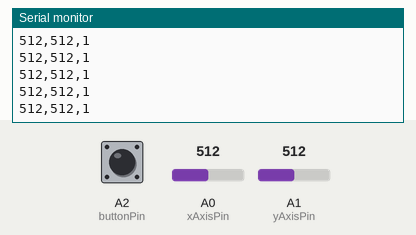
Simulated run of this sketch. Board: Arduino Uno, built with avr-gcc and run on an emulated ATmega328P. Shown: the last lines printed to the serial monitor. The inputs (shaded band) are chosen by the test bench; at power-on: A0 (xAxisPin) = 512, A1 (yAxisPin) = 512, A2 (buttonPin) HIGH.

Above: at 1.2 s.
1.3 s: A0 (xAxisPin) set to 1023
At 1.33 s:
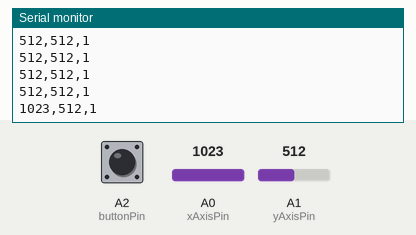
4.3 s: A1 (yAxisPin) set to 1023
At 4.32 s:
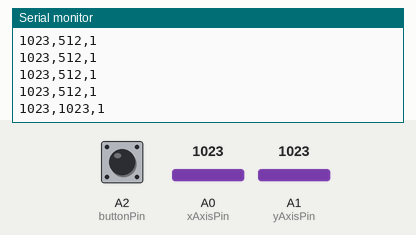
7.3 s: A2 (buttonPin) pulled LOW for 0.15 s
At 7.36 s:
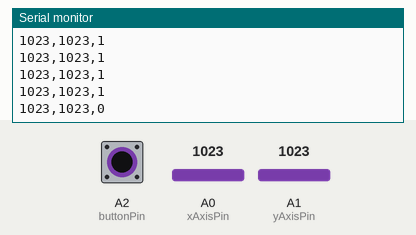
8.9 s: A0 (xAxisPin) set to 0
At 8.94 s:
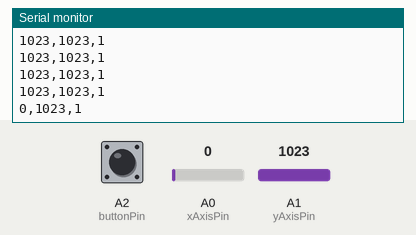
11.9 s: A2 (buttonPin) pulled LOW for 1 s
At 11.92 s:
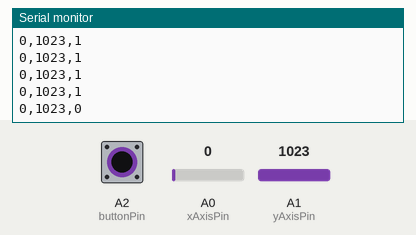
14.4 s: A1 (yAxisPin) set to 900
At 14.4 s:
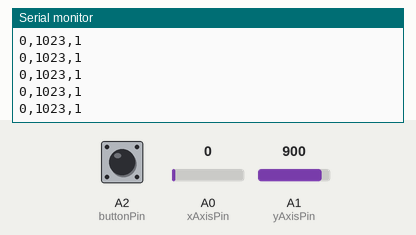
Timing chart, 0 to 16.9 s (numbered marks = the images above; inputs shaded):
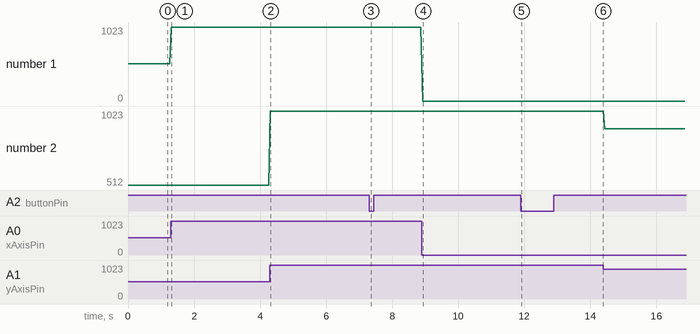

Measured:
- after the input at 1.3 s, the serial monitor: prints a new line at once (image 1)
- after the input at 4.3 s, the serial monitor: prints a new line at once (image 2)
- after the input at 7.3 s, the serial monitor: prints a new line after 0.05 s (image 3)
- after the input at 8.9 s, the serial monitor: prints a new line at once (image 4)
- after the input at 11.9 s, the serial monitor: prints a new line at once (image 5)
- plotted number 1: 512 → 1023 after the input at 1.3 s
- plotted number 2: 1023 → 900 after the input at 14.4 s

The sketch:

01-joystick-reading-code.ino
```cpp
// Pin Configuration:
// Maps the joystick axes to analog pins
// and the button to a digital pin.
const int xAxisPin = A0;
const int yAxisPin = A1;
const int buttonPin = A2;

// Hardware Initialization:
// Starts the serial communication and
// activates the internal pull-up resistor.
void setup() {
  Serial.begin(9600);
  pinMode(buttonPin, INPUT_PULLUP);
}

// Main Program Loop:
// Reads the sensors and sends their values
// through the serial port in CSV format.
void loop() {
  int xValue = analogRead(xAxisPin);
  int yValue = analogRead(yAxisPin);
  int buttonValue = digitalRead(buttonPin);

  Serial.print(xValue);
  Serial.print(",");
  Serial.print(yValue);
  Serial.print(",");
  Serial.println(buttonValue);

  delay(50);
}
```
